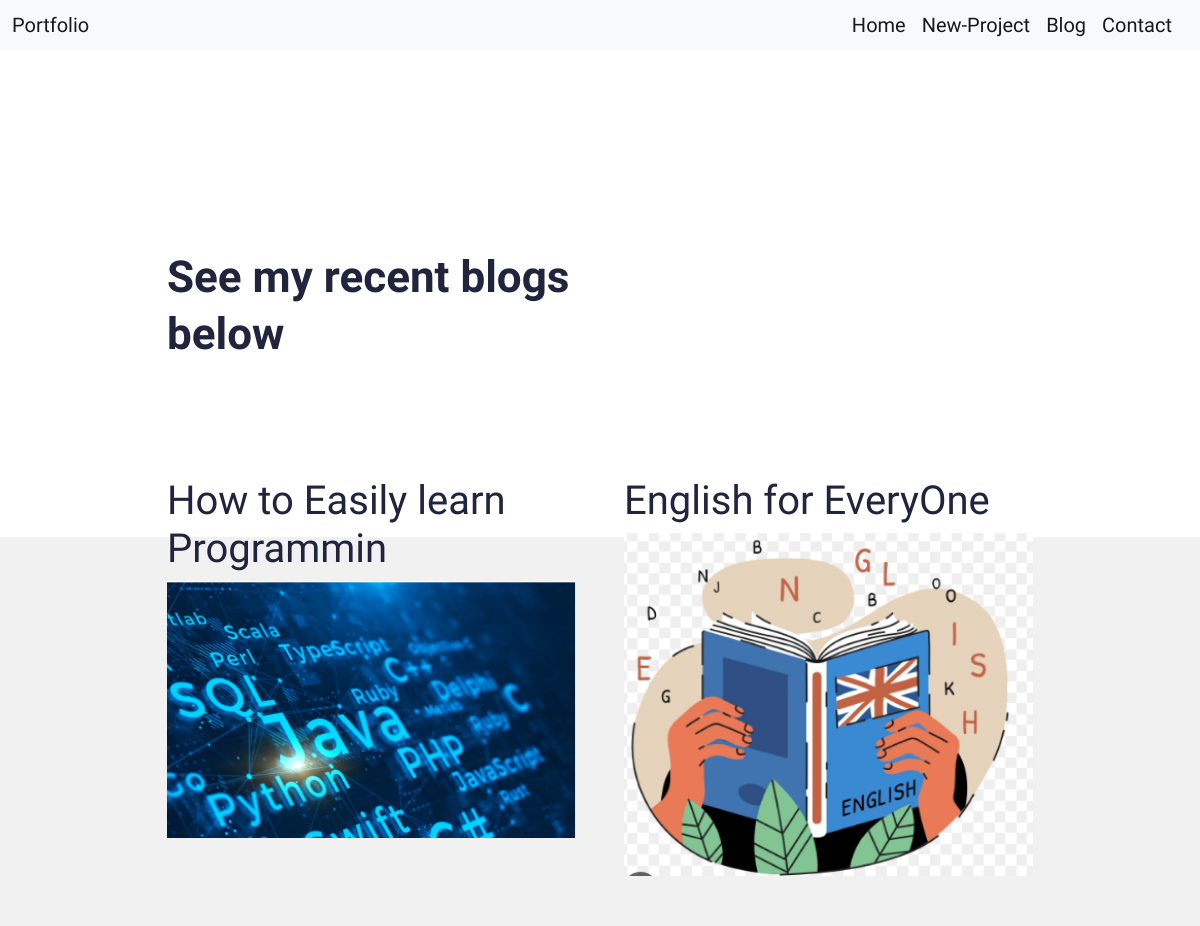
Screenshot of /blog/ with the database file from the repository.
### main/models.py (models this page shows, shortened)
class Blog(models.Model):
    timestamp = models.DateTimeField(auto_now_add=True)
    author = models.CharField(max_length=200, blank=True, null=True)
    name = models.CharField(max_length=200, blank=True, null=True)
    description = models.CharField(max_length=500, blank=True, null=True)
    slug = models.SlugField(null=True, blank=True)
    image = models.ImageField(blank=True, null=True, upload_to="blog")
    is_active = models.BooleanField(default=True)

### main/views.py (the view)
# urls.py: path('blog/', views.only_Blog, name='blog_page'),
def only_Blog(request):
    my_blog=Blog.objects.all()
    context={
        'blog1':my_blog,
    }
    return render(request, 'blog.html',context)

### main/templates/blog.html (shortened to what this page needs)
{% extends 'base.html' %}
{% load static %}
{% block content %}
<section>
  <div class="innerPageBannerCol">
    <div class="container">
      <div class="row g-4 g-md-3  align-items-center">
        <div class="col-md-6">
          <div class="bannerContent">
            <h1 class="xlTitle pb-md-3">See my recent blogs below</h1>
          </div>
        </div>
      </div>
    </div>
  </div>
</section>
<section>
  <div class="lightBg">
    <div class="container">
      <div class="portfolioContentMain">
        <div class="row g-3 g-md-4 g-lg-5 portfolioRow">
          {% for obj in blog1 %}
          <div class="col-md-6 pColMain">
            <div class="pCol">
              <h1><a href="{% url 'blog_detail_page' %}" >{{obj.name}}</h1>
              <img src="{{obj.image.url}}" alt="..." class="pImg">
            </div>
          </div>
          <br>
          {% endfor %}
        </div>
      </div>
    </div>
  </div>
</section>
{% endblock %}

### static/css/style.css (style rules this page uses)
:root { --primaryColor: #9C07B6; --primaryDarkColor: #3D0048; --primaryHoverColor: #900AA8; --secondaryColor: #F9B000; --baseColor: #21243D; --baseFont: 'Heebo', sans-serif; --titleFont: 'Courier Prime', monospace; --regular: 400; --medium: 500; --bold: 700; --black: 900; --lightBg: #F1F1F1; }
html { scroll-behavior: smooth; }
body { font-family: var(--baseFont); color: var(--baseColor); line-height: normal; }
img { max-width: 100%; }
a { color: inherit; }
a, .btn { -webkit-transition: all 300ms ease-in-out 0s; -o-transition: all 300ms ease-in-out 0s; transition: all 300ms ease-in-out 0s; text-decoration: none; }
.lightBg { background-color: var(--lightBg); }
.xlTitle { font-size: 44px; line-height: 1.3; font-weight: var(--bold); font-family: var(--titleFont) }
.innerPageBannerCol { padding: 180px 0 150px; }
.portfolioContentMain { position: relative; z-index: 1; padding: 50px 0 ; }
.pCol { height: 100%; }
.pImg { width: 100%; }
.portfolioRow .pColMain:nth-child(2n-1) .pCol { margin-top: -110px; }
@media (min-width:992px) { .container, .container-lg, .container-md, .container-sm, .container-xl, .container-xxl { max-width: 890px; } }

### rows the page displays
Blog: name "How to Easily learn Programmin", image (picture)
Blog: name "English for EveryOne", image (picture)
